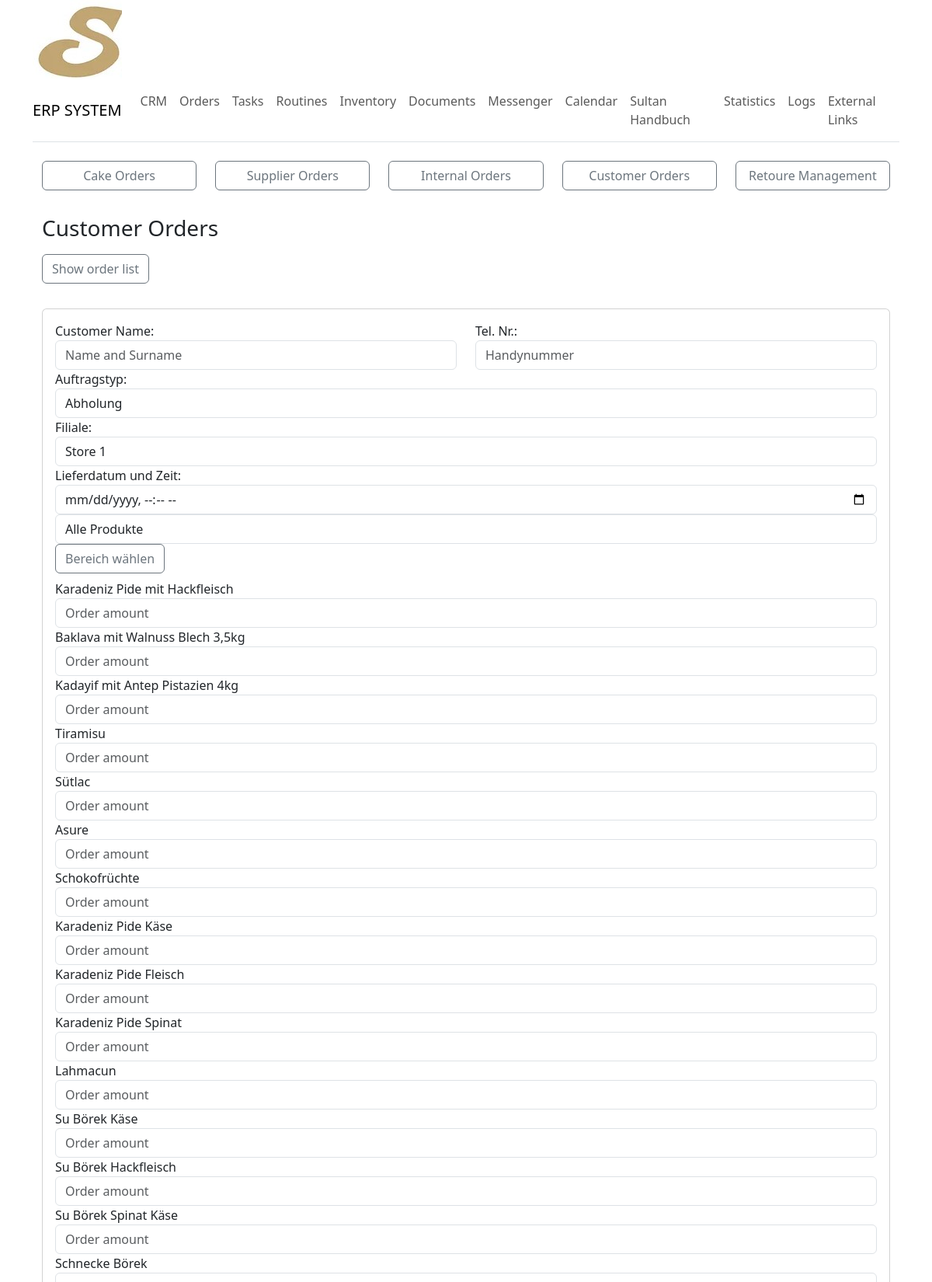
The app's page /orders/customer_orders/ (signed in, upper part) with its own data.
### sultanerp/models.py (models this page shows, shortened)
class DynamicText(models.Model):
    title = models.CharField(max_length=255)
    text = models.TextField()
    def __str__(self):
        return self.title

class InternalProducts(models.Model):
    CATEGORY = [
        ("Teigwaren", "Teigwaren"),
        ("Baklava", "Baklava"),
        ("Konditorei", "Konditorei"),
        ("Backstube", "Backstube"),
        ("Snacks", "Snacks"),
        ("Restaurant", "Restaurant"),
        ("Nachspeisen", "Nachspeisen")
    ]
    posNr = models.CharField(max_length=20, blank=True)
    title = models.CharField(max_length=50)
    category = models.CharField(max_length=255, blank=True, choices=CATEGORY)

### sultanerp/views.py (the view, shortened to what this page needs)
# urls.py: path('orders/customer_orders/', views.customer_orders, name='customer_orders'),
@login_required
def customer_orders(request):
    categories = InternalProducts.objects.values_list(
        'category', flat=True).distinct()
    branches = Store.objects.all()
    selected_category = request.POST.get('category')
    selected_branch = request.POST.get('branch') if request.POST.get(
        'order_type', 'pickup') != "delivery" else None
    selected_date = request.POST.get('delivery_date', '')
    products = InternalProducts.objects.all()
    return render(request, 'orders/customer_orders.html', {
        'branches': branches,
        'categories': categories,
        'selected_category': selected_category,
        'selected_branch': selected_branch,
        'selected_date': selected_date,
        'internal_products': products,
        'order_type': request.POST.get('order_type', 'pickup')
    })

### sultanerp/utilities/context_processors.py (called while the page is built)
def dynamic_text_processor(request):
    dynamic_texts_objects = DynamicText.objects.all()
    dynamic_texts_dict = {dt.title: dt for dt in dynamic_texts_objects}
    return {'dynamic_texts': dynamic_texts_dict}

### sultanerp/templates/orders/customer_orders.html (shortened to what this page needs)
{% extends "_base.html" %}
{% load static %}
{% block content %}
{% include "navbar.html" %}
{% include "_orders.html" %}
<div class="container mt-4">
    <div class="sticky-top bg-white py-2">
        <h3>{{dynamic_texts.customer_orders.text}}</h3>
    </div>
        <a href="{% url 'customer_orders_list_view' %}" class="{{dynamic_texts.btn.text}}">Show order list</a>
    <br><br>
    <div class="card">
        <div class="card-body">
            <form action="{% url 'customer_orders' %}" method="post">
                <div class="row">
                    <div class="col-md-6 form-group">
                        <label for="customer_name">Customer Name:</label>
                        <input type="text" name="customer_name" class="form-control" required placeholder="{{dynamic_texts.name_field.text}}">
                    </div>
                    <div class="col-md-6 form-group">
                        <label for="customer_tel">Tel. Nr.:</label>
                        <input type="tel" name="customer_tel" class="form-control" required placeholder="{{dynamic_texts.tel_format.text}}" pattern="\d*" minlength="8" maxlength="16">
                    </div>
                </div>
                <div class="form-group">
                    <label for="order_type">Auftragstyp:</label>
                    <select name="order_type" id="orderType" class="form-control" onchange="toggleOrderType();" data="{{dynamic_texts.delivery}}">
                        <option value="{{dynamic_texts.pickup}}">{{dynamic_texts.pickup.text}}</option>
                    </select>
                </div>
                <div class="form-group branch">
                    <label for="branch">Filiale:</label>
                    <select name="branch" class="form-control" required>
                        {% for branch in branches %}
                            <option value="{{ branch.id }}" {% if branch.id == selected_branch %}selected{% endif %}>{{ branch.branchTitle }}</option>
                        {% endfor %}
                    </select>
                </div>
                <div class="form-group delivery-date">
                    <label for="delivery_date_time">Lieferdatum und Zeit:</label>
                    <input type="datetime-local" name="delivery_date" value="{{ selected_date }}" class="form-control" required>
                </div>
                <div class="form-group category-selection">
                    <select name="category" class="form-control">
                        <option value="">Alle Produkte</option>
                    </select>
                    <button type="button" onclick="filterCategory();" class="{{dynamic_texts.btn.text}}">Bereich wählen</button>
                </div>
                {% for product in internal_products %}
                <div class="form-group">
                    <label>{{ product.title }}</label>
                    <input type="number" name="amounts_{{ product.id }}" class="form-control" placeholder="{{dynamic_texts.order_amount.text}}">
                </div>
                {% endfor %}
            </form>
        </div>
    </div>
{% endblock %}

### sultanerp/templates/navbar.html (shortened to what this page needs)
<nav class="navbar navbar-expand-lg navbar-light bg-white border-bottom py-2">
  <a class="navbar-brand font-weight-bold" href="{% url 'dashboard' %}">ERP SYSTEM</a>
  <div class="collapse navbar-collapse" id="navbarNav">
    <ul class="navbar-nav">
      <li class="nav-item active">
        <a class="nav-link" href="{% url 'crm_view' %}">CRM</a>
      </li>
      <li class="nav-item">
        <a class="nav-link" href="{% url 'orders_view' %}">{{dynamic_texts.orders.text}}</a>
      </li>
      <li class="nav-item">
        <a class="nav-link" href="{% url 'task_list' %}">{{dynamic_texts.tasks.text}}</a>
      </li>
      <li class="nav-item">
        <a class="nav-link" href="{% url 'routine_list' %}">{{dynamic_texts.routines.text}}</a>
      </li>
      <li class="nav-item">
        <a class="nav-link" href="{% url 'inventory' %}">{{dynamic_texts.inventory.text}}</a>
      </li>
      <li class="nav-item">
        <a class="nav-link" href="{% url 'documents' %}">{{dynamic_texts.documents.text}}</a>
      </li>
      <li class="nav-item">
        <a class="nav-link" href="{% url 'messenger' %}">{{dynamic_texts.messenger.text}}</a>
      </li>
      <li class="nav-item">
        <a class="nav-link" href="{% url 'calendar' %}">{{dynamic_texts.calendar.text}}</a>
      </li>
      <li class="nav-item border-right">
        <a class="nav-link" href="{% url 'wiki_index' %}">{{dynamic_texts.handbook.text}}</a>
      </li>
      {% if user.is_staff %}
      <li class="nav-item">
        <a class="nav-link" href="{% url 'statistics' %}">{{dynamic_texts.statistics.text}}</a>
      </li>
      <li class="nav-item">
        <a class="nav-link" href="{% url 'logs' %}">{{dynamic_texts.logs.text}}</a>
      </li>
      {% endif %}
      {% if user.user_level.hierarchy < 5 %}
      <li class="nav-item">
        <a class="nav-link" href="{% url 'external_links' %}">{{dynamic_texts.external_links.text}}</a>
      </li>
      {% endif %}
    </ul>
  </div>
</nav>

### sultanerp/templates/_orders.html
<br>
<div class="container">
    <div class="row">
        <div class="col-12 col-md">
            <a href="{% url 'cake_order' %}" class="btn btn-outline-secondary w-100 mb-2 mb-md-0">{{dynamic_texts.cake_orders.text}}</a>
        </div>
        <div class="col-12 col-md mt-2 mt-md-0">
            <a href="{% url 'supplier_orders' %}" class="btn btn-outline-secondary w-100 mb-2 mb-md-0">{{dynamic_texts.supplier_orders.text}}</a>
        </div>
        <div class="col-12 col-md mt-2 mt-md-0">
            <a href="{% url 'internal_orders' %}" class="btn btn-outline-secondary w-100 mb-2 mb-md-0">{{dynamic_texts.internal_orders.text}}</a>
        </div>
        <div class="col-12 col-md mt-2 mt-md-0">
            <a href="{% url 'customer_orders' %}" class="btn btn-outline-secondary w-100 mb-2 mb-md-0">{{dynamic_texts.customer_orders.text}}</a>
        </div>
        <div class="col-12 col-md mt-2 mt-md-0">
            <a href="{% url 'retoure' %}" class="btn btn-outline-secondary w-100">{{dynamic_texts.retoure_management.text}}</a>
        </div>
    </div>
</div>

### records on screen
DynamicText: orders.text "Orders"
DynamicText: tasks.text "Tasks"
DynamicText: routines.text "Routines"
DynamicText: inventory.text "Inventory"
DynamicText: documents.text "Documents"
DynamicText: messenger.text "Messenger"
DynamicText: calendar.text "Calendar"
DynamicText: handbook.text "Sultan Handbuch"
DynamicText: statistics.text "Statistics"
DynamicText: logs.text "Logs"
DynamicText: external_links.text "External Links"
DynamicText: cake_orders.text "Cake Orders"
DynamicText: supplier_orders.text "Supplier Orders"
DynamicText: internal_orders.text "Internal Orders"
DynamicText: customer_orders.text "Customer Orders"
DynamicText: retoure_management.text "Retoure Management"
DynamicText: customer_name "Name and Surname"
DynamicText: customer_tel "Handynummer"
DynamicText: order_type "Abholung"
InternalProducts: title "Karadeniz Pide mit Hackfleisch"
DynamicText: order_amount.text "Order amount"
InternalProducts: title "Baklava mit Walnuss Blech 3,5kg"
InternalProducts: title "Kadayif mit Antep Pistazien 4kg"
InternalProducts: title "Tiramisu"
InternalProducts: title "Sütlac"
InternalProducts: title "Asure"
InternalProducts: title "Schokofrüchte"
InternalProducts: title "Karadeniz Pide Käse"
InternalProducts: title "Karadeniz Pide Fleisch"
InternalProducts: title "Karadeniz Pide Spinat"
InternalProducts: title "Lahmacun"
InternalProducts: title "Su Börek Käse"
InternalProducts: title "Su Börek Hackfleisch"
InternalProducts: title "Su Börek Spinat Käse"
InternalProducts: title "Schnecke Börek"

### other values on screen
form field branch "Store 1"
